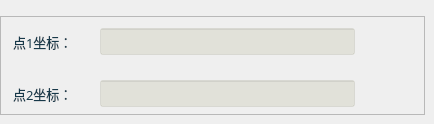
        <widget class="QWidget" name="page_2">
         <widget class="QFrame" name="frame_3">
          <property name="geometry">
           <rect>
            <x>0</x>
            <y>16</y>
            <width>425</width>
            <height>99</height>
           </rect>
          </property>
          <property name="styleSheet">
           <string notr="true"/>
          </property>
          <property name="frameShape">
           <enum>QFrame::StyledPanel</enum>
          </property>
          <property name="frameShadow">
           <enum>QFrame::Raised</enum>
          </property>
          <widget class="QLabel" name="label_6">
           <property name="geometry">
            <rect>
             <x>13</x>
             <y>16</y>
             <width>79</width>
             <height>19</height>
            </rect>
           </property>
           <property name="font">
            <font>
             <family>微软雅黑</family>
             <pointsize>10</pointsize>
            </font>
           </property>
           <property name="styleSheet">
            <string notr="true">color: rgba(0, 38, 56, 230);
background: transparent;</string>
           </property>
           <property name="text">
            <string>点1坐标：</string>
           </property>
          </widget>
          <widget class="QLineEdit" name="txtLinkPoint1">
           <property name="geometry">
            <rect>
             <x>100</x>
             <y>12</y>
             <width>255</width>
             <height>27</height>
            </rect>
           </property>
           <property name="font">
            <font>
             <family>微软雅黑</family>
             <pointsize>10</pointsize>
            </font>
           </property>
           <property name="toolTip">
            <string>cv::Point或cv::Point2f类型</string>
           </property>
           <property name="styleSheet">
            <string notr="true">color: rgb(0, 0, 200);
background-color: rgba(170, 170, 127,50);</string>
           </property>
           <property name="alignment">
            <set>Qt::AlignCenter</set>
           </property>
           <property name="readOnly">
            <bool>true</bool>
           </property>
          </widget>
          <widget class="QPushButton" name="btnLinkPoint1">
           <property name="geometry">
            <rect>
             <x>360</x>
             <y>12</y>
             <width>27</width>
             <height>27</height>
            </rect>
           </property>
           <property name="toolTip">
            <string>链接点1坐标</string>
           </property>
           <property name="styleSheet">
            <string notr="true">QWidget{ border:none;border-radius: 8px;padding: 2px 4px;}
QPushButton:hover{ background-color: rgba(85, 150, 127, 100);}
QPushButton:pressed{background-color: rgba(85, 180, 127, 160);}</string>
           </property>
           <property name="text">
            <string/>
           </property>
           <property name="icon">
            <iconset resource="sub_res.qrc">
             <normaloff>:/resource/link.png</normaloff>:/resource/link.png</iconset>
           </property>
           <property name="iconSize">
            <size>
             <width>27</width>
             <height>27</height>
            </size>
           </property>
          </widget>
          <widget class="QPushButton" name="btnDelLinkPoint1">
           <property name="geometry">
            <rect>
             <x>394</x>
             <y>12</y>
             <width>27</width>
             <height>27</height>
            </rect>
           </property>
           <property name="toolTip">
            <string>删除点1坐标链接</string>
           </property>
           <property name="styleSheet">
            <string notr="true">QWidget{ border:none;border-radius: 8px;padding: 2px 4px;}
QPushButton:hover{ background-color: rgba(226, 142, 162, 100);}
QPushButton:pressed{background-color: rgba(226, 172, 162, 200);}</string>
           </property>
           <property name="text">
            <string/>
           </property>
           <property name="icon">
            <iconset resource="sub_res.qrc">
             <normaloff>:/resource/del_link.png</normaloff>:/resource/del_link.png</iconset>
           </property>
           <property name="iconSize">
            <size>
             <width>27</width>
             <height>27</height>
            </size>
           </property>
          </widget>
          <widget class="QPushButton" name="btnLinkPoint2">
           <property name="geometry">
            <rect>
             <x>360</x>
             <y>64</y>
             <width>27</width>
             <height>27</height>
            </rect>
           </property>
           <property name="toolTip">
            <string>链接点2坐标</string>
           </property>
           <property name="styleSheet">
            <string notr="true">QWidget{ border:none;border-radius: 8px;padding: 2px 4px;}
QPushButton:hover{ background-color: rgba(85, 150, 127, 100);}
QPushButton:pressed{background-color: rgba(85, 180, 127, 160);}</string>
           </property>
           <property name="text">
            <string/>
           </property>
           <property name="icon">
            <iconset resource="sub_res.qrc">
             <normaloff>:/resource/link.png</normaloff>:/resource/link.png</iconset>
           </property>
           <property name="iconSize">
            <size>
             <width>27</width>
             <height>27</height>
            </size>
           </property>
          </widget>
          <widget class="QLabel" name="label_7">
           <property name="geometry">
            <rect>
             <x>13</x>
             <y>68</y>
             <width>79</width>
             <height>19</height>
            </rect>
           </property>
           <property name="font">
            <font>
             <family>微软雅黑</family>
             <pointsize>10</pointsize>
            </font>
           </property>
           <property name="styleSheet">
            <string notr="true">color: rgba(0, 38, 56, 230);
background: transparent;</string>
           </property>
           <property name="text">
            <string>点2坐标：</string>
           </property>
          </widget>
          <widget class="QLineEdit" name="txtLinkPoint2">
           <property name="geometry">
            <rect>
             <x>100</x>
             <y>64</y>
             <width>255</width>
             <height>27</height>
            </rect>
           </property>
           <property name="font">
            <font>
             <family>微软雅黑</family>
             <pointsize>10</pointsize>
            </font>
           </property>
           <property name="toolTip">
            <string>cv::Point或cv::Point2f类型</string>
           </property>
           <property name="styleSheet">
            <string notr="true">color: rgb(0, 0, 200);
background-color: rgba(170, 170, 127,50);</string>
           </property>
           <property name="alignment">
            <set>Qt::AlignCenter</set>
           </property>
           <property name="readOnly">
            <bool>true</bool>
           </property>
          </widget>
          <widget class="QPushButton" name="btnDelLinkPoint2">
           <property name="geometry">
            <rect>
             <x>394</x>
             <y>64</y>
             <width>27</width>
             <height>27</height>
            </rect>
           </property>
           <property name="toolTip">
            <string>删除点2坐标链接</string>
           </property>
           <property name="styleSheet">
            <string notr="true">QWidget{ border:none;border-radius: 8px;padding: 2px 4px;}
QPushButton:hover{ background-color: rgba(226, 142, 162, 100);}
QPushButton:pressed{background-color: rgba(226, 172, 162, 200);}</string>
           </property>
           <property name="text">
            <string/>
           </property>
           <property name="icon">
            <iconset resource="sub_res.qrc">
             <normaloff>:/resource/del_link.png</normaloff>:/resource/del_link.png</iconset>
           </property>
           <property name="iconSize">
            <size>
             <width>27</width>
             <height>27</height>
            </size>
           </property>
          </widget>
         </widget>
        </widget>
